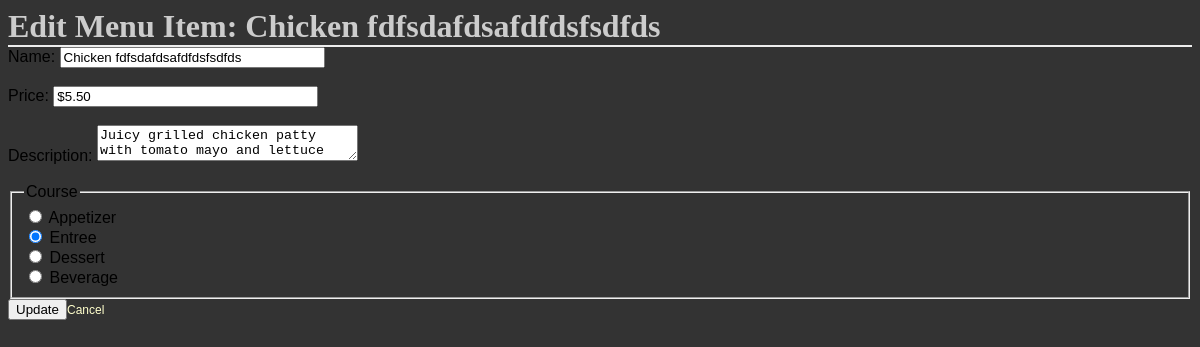
The app's page /restaurant/2/menu/4/edit with its own data.
### database_setup.py (models this page shows, shortened)
class AbstractBase(object):
    def __repr__(self):
        return str(self.__dict__)
    def serialize(self):
        raise NotImplemented()

class MenuItem(Base, AbstractBase):
    __tablename__ = 'menu_item'
    name = Column(String(80), nullable=False)
    id = Column(Integer, Sequence('menuitem_id_seq'), primary_key=True)
    course = Column(String(250))
    description = Column(String(250))
    price = Column(String(8))
    restaurant_id = Column(Integer, ForeignKey('restaurant.id'))
    restaurant = relationship(Restaurant)

### project.py (the view)
@app.route('/restaurant/<int:restaurant_id>/menu/<int:menu_id>/edit', methods=['GET', 'POST'])
def edit_menu_item(restaurant_id, menu_id):
    import update_data
    try:
        mi_item = read_data.read_by_id(MenuItem, {'id': menu_id})
    except NoResultFound:
        raise Exception('Not found')
    if request.method == 'POST':
        update_data.update_data(mi_item, name=request.form.get('name'), price=request.form.get('price'),
                                description=request.form.get('description'), course=request.form.get('course'))
        flash("Menu Item Successfully Edited!")
        return redirect(url_for('restaurant_menu', restaurant_id=restaurant_id))
    else:
        return render_template('editmenuitem.html', restaurant_id=restaurant_id, menu=mi_item)

### read_data.py (called while the page is built)
def read_by_id(type, kwargs={}):
    data = session.query(type).filter_by(**kwargs).first()
    return data

### templates/editmenuitem.html (shortened to what this page needs)
<!DOCTYPE html>
<html lang="en">
<head>
    <link rel=stylesheet type=text/css href="{{ url_for('static', filename='style.css') }}">
</head>
<body>
<h1> Edit Menu Item: {{menu.name}} </h1>
<form action="{{url_for('edit_menu_item', restaurant_id=restaurant_id,  menu_id=menu.id )}}" method='POST'>
    <label>Name:</label>
    <input type='text' size='30' name='name' placeholder="{{menu.name}}" value="{{menu.name}}"><br/><br/>
    <label>Price:</label>
    <input type='text' size='30' name='price' placeholder="{{menu.price}}" value="{{menu.price}}"><br/><br/>
    <label>Description:</label>
    <textarea cols='30' name='description' placeholder="{{menu.description}}">{{menu.description}}</textarea><br/><br/>
    <fieldset>
        <legend>Course</legend>
        <input type="radio" id="course1" name="course" value="Appetizer" />
        <label for="course1">Appetizer</label><br/>
        <input type="radio" id="course2" name="course" value="Entree" {% if menu.course=='Entree' %} checked {% endif
               %}/>
        <label for="course2">Entree</label><br/>
        <input type="radio" id="course3" name="course" value="Dessert" />
        <label for="course3">Dessert</label><br/>
        <input type="radio" id="course4" name="course" value="Beverage" />
        <label for="course4">Beverage</label><br/>
    </fieldset>
    <input type='submit' value='Update'><a href="{{url_for('restaurant_menu', restaurant_id=restaurant_id)}}">Cancel</a>
</form>
</body>
</html>

### static/style.css (style rules this page uses)
body { font-family: sans-serif; background-color: #333333; background-image: url('https://cloud.githubusercontent.com/assets/9041401/6119508/7cbced14-b07e-11e4-9dbd-f01488203879.jpg') }
h1, h2, h3, h4 { color: #CCCCCC; }
h1, h2 { font-family: 'Georgia', serif; margin: 0; }
h1 { border-bottom: 2px solid #eee; }
a { text-decoration: none; color:#FFFFCC; font-size: .75em; }

### records on screen
MenuItem: name "Chicken fdfsdafdsafdfdsfsdfds", price "$5.50", description "Juicy grilled chicken patty with tomato mayo and lettuce", course "☐ Appetizer", course "☑ Entree", course "☐ Dessert", course "☐ Beverage"
